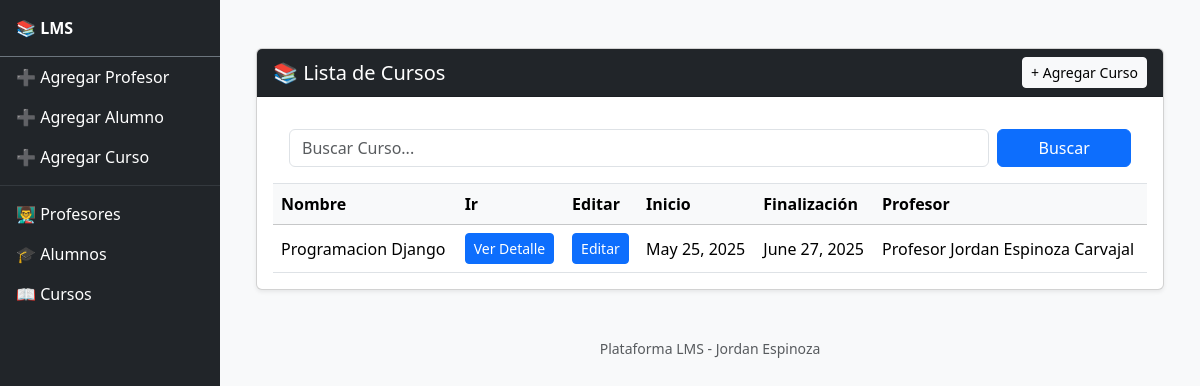
The app's page /plataforma/listar_cursos/, older data.
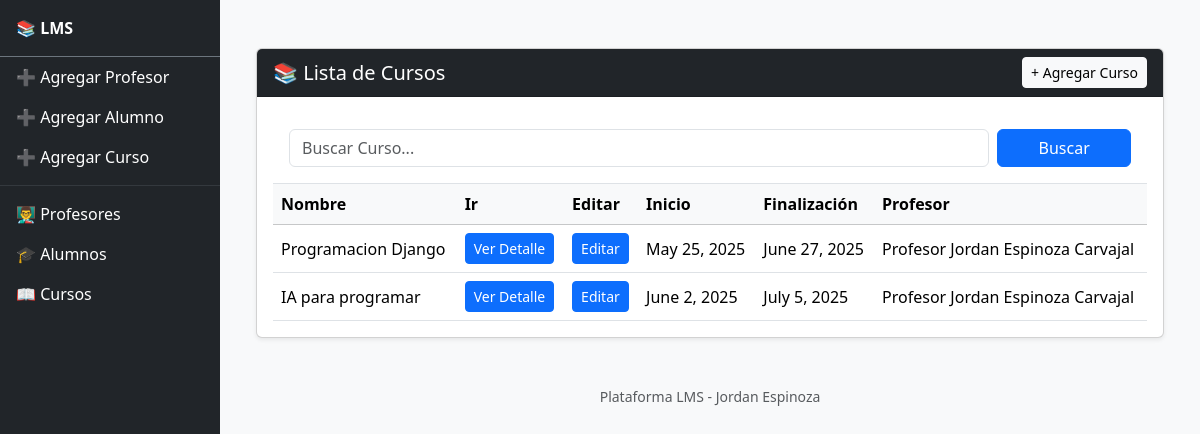
The same page, newer data.
### Plataforma/models.py (models this page shows, shortened)
class Curso(models.Model):
    MODALIDAD_CHOICES = [
        ('Mañana', 'Mañana'),
        ('Noche', 'Noche'),
        ('Fin de Semana', 'Fin de Semana'),
    ]
    nombre_curso = models.CharField(max_length=100)
    profesor_curso = models.ForeignKey(Profesor, on_delete=models.CASCADE, related_name='cursos')
    max_alumnos = models.PositiveIntegerField(default=40)  # límite
    fecha_inicio = models.DateField()
    fecha_fin = models.DateField()
    modalidad = models.CharField(max_length=100, choices=MODALIDAD_CHOICES)
    descripcion = models.TextField()

class Profesor(models.Model):
    nombre = models.CharField(max_length=100)
    apellidos = models.CharField(max_length=100)
    email = models.EmailField()
    telefono = models.CharField(max_length=15)
    especialidad = models.CharField(max_length=100)
    fecha_nacimiento = models.DateField()
    def __str__(self):
        return f"Profesor {self.nombre} {self.apellidos}"

### Plataforma/views.py (the view)
# urls.py: path('listar_cursos/', listar_cursos, name='listar_cursos'),
def listar_cursos(request):
    buscar_curso = request.GET.get("curso", "")
    if buscar_curso:
        cursos = Curso.objects.filter(nombre_curso__icontains=buscar_curso)
    else:
        cursos = Curso.objects.all()
    return render(request, 'plataforma/listar_cursos.html', {
        'cursos': cursos,
        'buscar_curso': buscar_curso
    })

### Plataforma/templates/plataforma/listar_cursos.html (shortened to what this page needs)
{% extends 'template_base.html' %}
{% load static %}
{% block content %}
<div class="container mt-4">
    <div class="card shadow-sm">
        <div class="card-header bg-dark text-white d-flex justify-content-between align-items-center">
            <h5 class="mb-0">📚 Lista de Cursos</h5>
            <a href="{% url 'agregar_curso' %}" class="btn btn-sm btn-light">+ Agregar Curso</a>
        </div>
        <div class="card-body">
            <div class="card-body border-bottom">
            <form method="get" class="row g-2">
                <div class="col-md-10">
                    <input type="text" name="curso" class="form-control" placeholder="Buscar Curso..." value="{{ buscar_curso }}">
                </div>
                <div class="col-md-2 d-grid">
                    <button type="submit" class="btn btn-primary">Buscar</button>
                </div>
            </form>
        </div>
            {% if cursos %}
            <div class="table-responsive">
                <table class="table table-hover align-middle mb-0">
                    <thead class="table-light">
                        <tr>
                            <th>Nombre</th>
                            <th>Ir</th>
                            <th>Editar</th>
                            <th>Inicio</th>
                            <th>Finalización</th>
                            <th>Profesor</th>
                        </tr>
                    </thead>
                    <tbody>
                        {% for curso in cursos %}
                        <tr>
                            <td>{{ curso.nombre_curso }}</td>
                            <td>
                                <a href="{% url 'detalle_curso' curso.id %}" class="btn btn-sm btn-primary">Ver Detalle</a>
                            </td>
                            <td>
                                <a href="{% url 'editar_curso' curso.id %}" class="btn btn-sm btn-primary">Editar</a>
                            </td>
                            <td>{{ curso.fecha_inicio }}</td>
                            <td>{{ curso.fecha_fin }}</td>
                            <td>{{ curso.profesor_curso }}</td>
                        </tr>
                        {% endfor %}
                    </tbody>
                </table>
            </div>
            {% else %}
                <div class="p-3 text-muted">No hay cursos registrados aún.</div>
            {% endif %}
        </div>
    </div>
</div>
{% endblock content %}

Row changes from the older to the newer data that the page shows:
added Curso: nombre_curso "IA para programar", fecha_inicio "June 2, 2025", fecha_fin "July 5, 2025", profesor_curso "Profesor Jordan Espinoza Carvajal"
